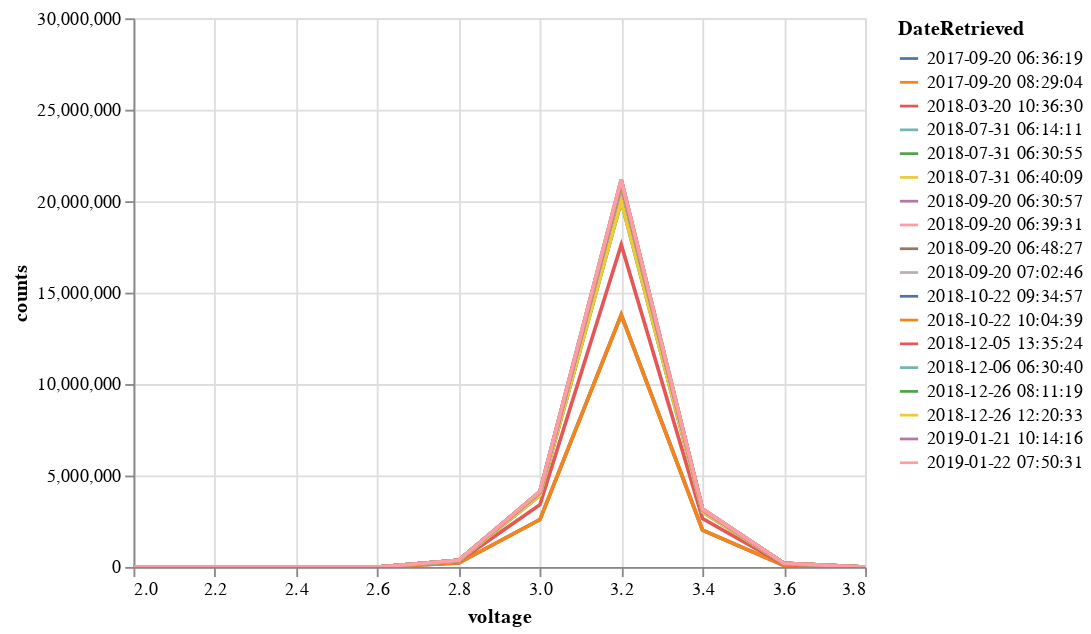

The cell this chart's notebook holds for it:
### Code cell
build_data_vis.visualize_mod_time(directory, 'bus_1/', 1)

### Figure 1 — Vega-Lite specification as saved in the notebook (floating-point values rounded to 4 significant figures; data arrays with more than 128 entries replaced by an {"elided": "..."} marker saying what was removed)
{"config": {"view": {"continuousWidth": 400, "continuousHeight": 300}}, "data": {"name": "data-ff4facd691d01aa6e15b0db8dbc2880b"}, "mark": "line", "encoding": {"color": {"condition": {"type": "nominal", "field": "DateRetrieved", "selection": " "}, "value": "lightgray"}, "tooltip": {"type": "nominal", "field": "Name"}, "x": {"type": "quantitative", "field": "voltage"}, "y": {"type": "quantitative", "field": "counts"}}, "selection": {"selector001": {"type": "interval", "bind": "scales"}, " ": {"type": "single", "fields": ["DateRetrieved"], "bind": {"input": "select", "options": ["2017-09-20 06:36:19", "2017-09-20 08:29:04", "2018-03-20 10:36:30", "2018-07-31 06:14:11", "2018-07-31 06:30:55", "2018-07-31 06:40:09", "2018-09-20 06:30:57", "2018-09-20 06:39:31", "2018-09-20 06:48:27", "2018-09-20 07:02:46", "2018-10-22 09:34:57", "2018-10-22 10:04:39", "2018-12-05 13:35:24", "2018-12-06 06:30:40", "2018-12-26 08:11:19", "2018-12-26 12:20:33", "2019-01-21 10:14:16", "2019-01-22 07:50:31"]}}}, "$schema": "https://vega.github.io/schema/vega-lite/v4.8.1.json", "datasets": {"data-ff4facd691d01aa6e15b0db8dbc2880b": {"elided": "234 records"}}}
